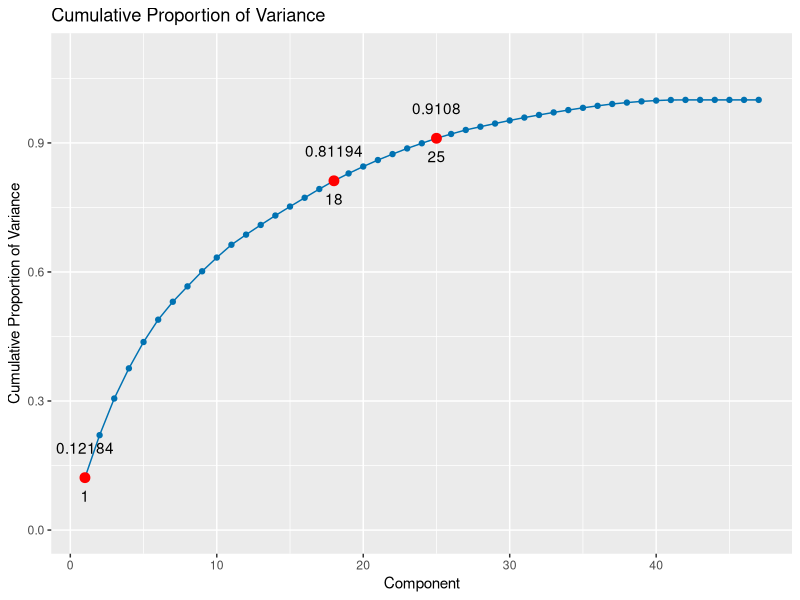
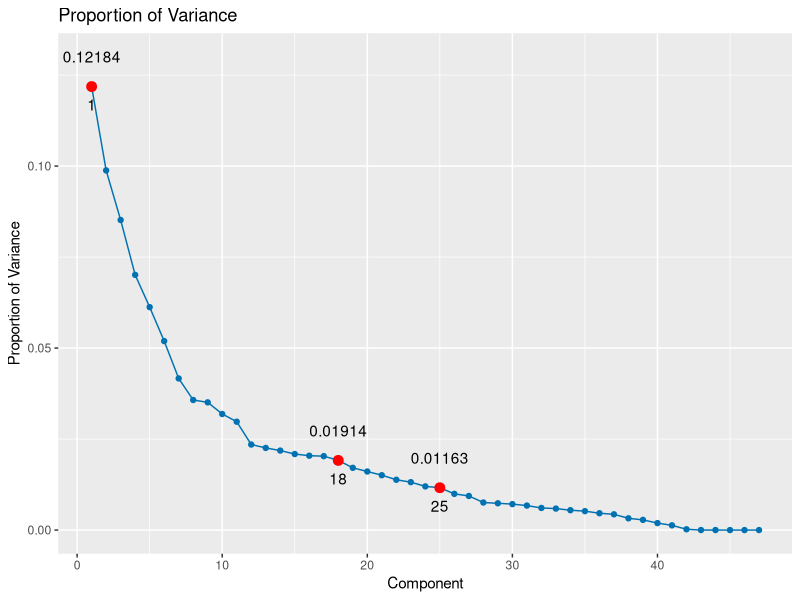
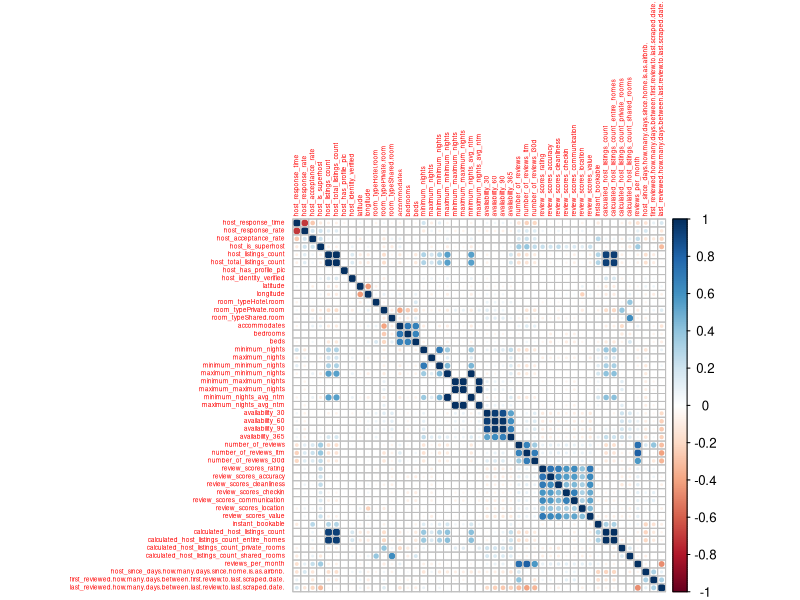
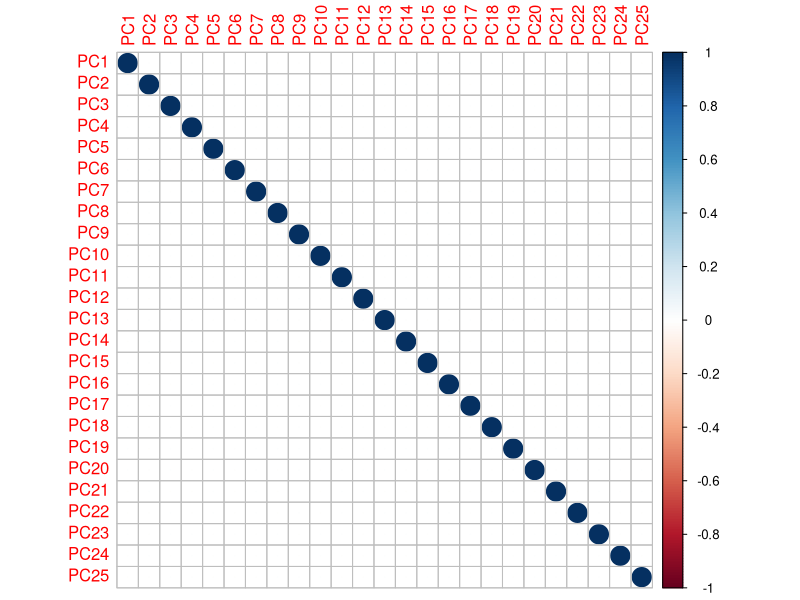
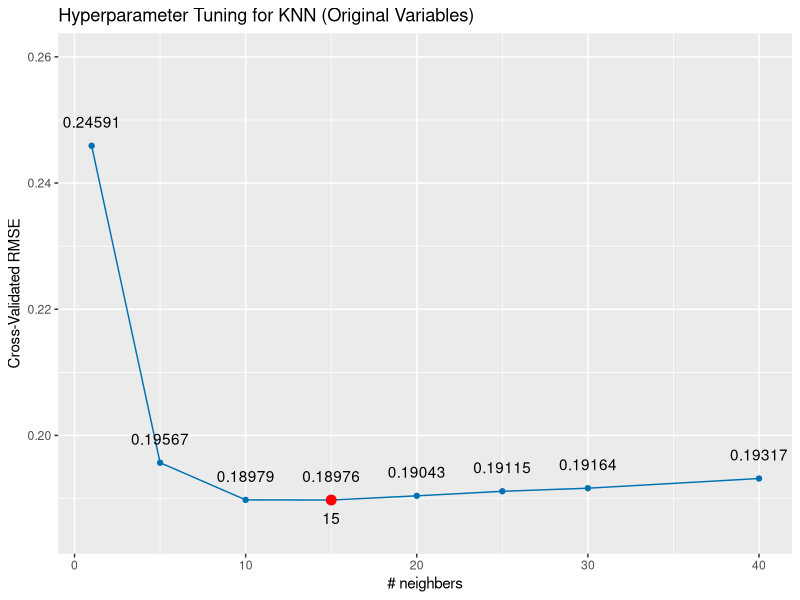
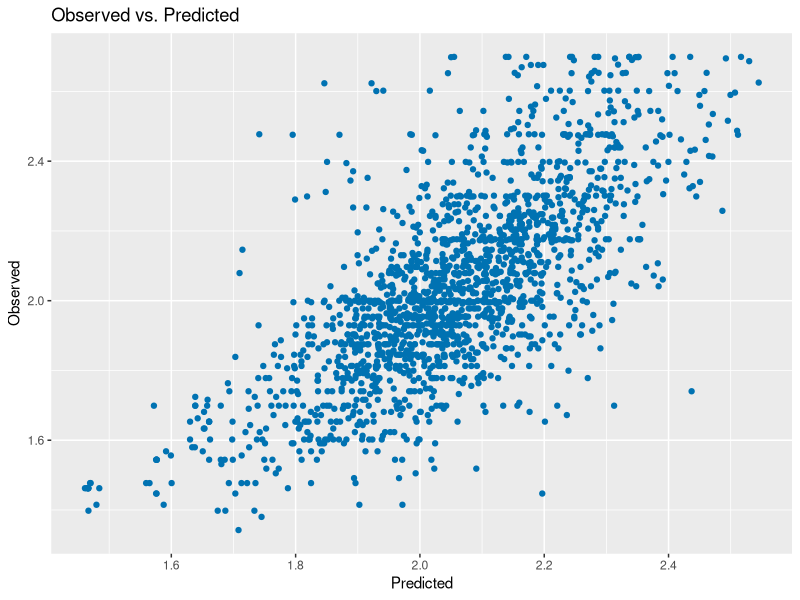
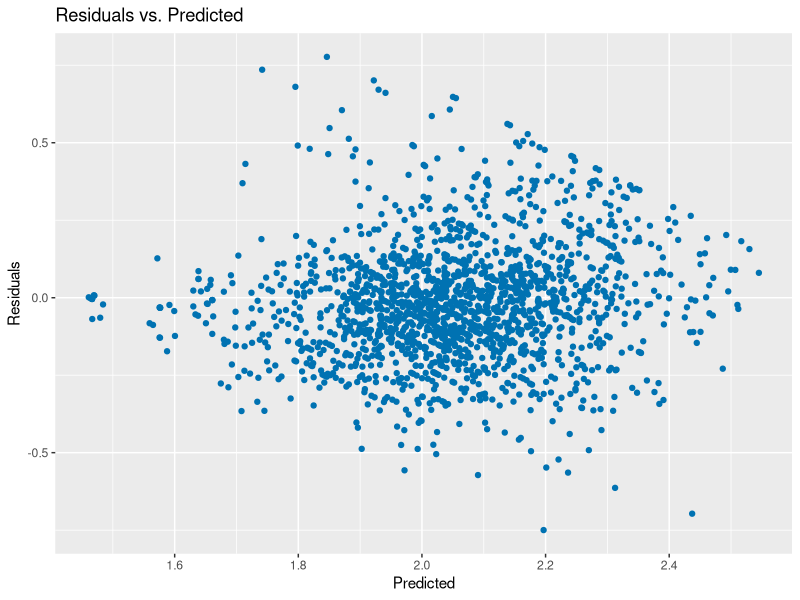
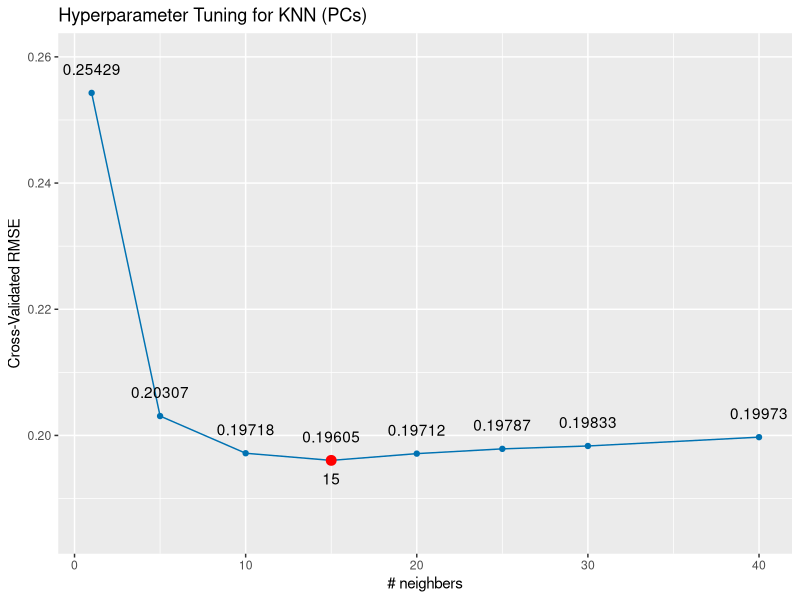

Here is the R script that generated these plots, in order: (Note: this script raises an error after producing the figures.)
## ---- chunk 1
knitr::opts_chunk$set(echo = TRUE)
## ---- chunk 2
library(tidyverse)
library(caret)
library(ggplot2)
## ---- chunk 3
data <- read.csv("cleaning_data.csv")
data <- subset(data, select = -c(property_type))
X <- subset(data, select = -c(id, price))
y <- data$price
dim(X)
cat(dim(X)[2]," predictor are selected in this project:\n")
paste(names(X), collapse=', ' )
## ---- chunk 4
dmy <- dummyVars(" ~ .", data = X, fullRank = T)
X <- data.frame(predict(dmy, newdata = X))
dim(X)
## ---- chunk 5
sum(is.na(X))
nearZeroVar(X,freqCut = 100/0)
names(X)[nearZeroVar(X,freqCut = 100/0)]
X <- X[,-25]
dim(X)
## ---- chunk 6
set.seed(123)
train_ind <- sample(seq_len(nrow(X)), size = 0.75*nrow(X))
trainX <- X[train_ind, ]
trainY <- y[train_ind]
testX <- X[-train_ind, ]
testY <- y[-train_ind]
cat("Number of instances in training set:",length(trainY),"\n")
cat("Number of instances in test set:",length(testY))
## ---- chunk 7
# Apply PCA
PCA <- prcomp(trainX,center = TRUE, scale = TRUE)
PCA_Result <- data.frame(summary(PCA)[["importance"]]) 
PCA_Result <- as.data.frame(t(as.matrix(PCA_Result)))
PCA_Result$Eigenvalues <- PCA[["sdev"]]^2
PCA_Result$PC <- 1:dim(PCA_Result)[1]
PCA_Result


# The eigenvalues of the covariance/correlation matrix
# PCA[["sdev"]]^2
# The standard deviations of the principal components/ the square roots of the eigenvalues
# PCA[["sdev"]]
# The eigenvector of each PC
eigenvector <- as.data.frame(PCA[["rotation"]])
eigenvector
paste(row.names(eigenvector), collapse=', ' ) # predictor names

# The index of the PC of which Cumulative Proportion greater than 0.8
PC80 <- min(which((PCA_Result$`Cumulative Proportion`>0.8) == TRUE))
PCA_Result$`Cumulative Proportion`[PC80]
# The index of the PC of which Cumulative Proportion greater than 0.9
PC90 <- min(which((PCA_Result$`Cumulative Proportion`>0.9) == TRUE))
PCA_Result$`Cumulative Proportion`[PC90]


## Cumulative Proportion of Variance Plot
ggplot(data = PCA_Result, mapping = aes(x = PC, y = `Cumulative Proportion`)) +
  geom_line(color = "#0072B2") +
  geom_point(color = "#0072B2") +
  ylim(0, 1.1) +
  labs(x = "Component", y = "Cumulative Proportion of Variance", 
       title = "Cumulative Proportion of Variance") +
  geom_point(data=PCA_Result[c(1,PC80,PC90),], 
             aes(x = PC, y = `Cumulative Proportion`), colour="red", size=3) +
  geom_text(data=PCA_Result[c(1,PC80,PC90),], 
            aes(label = `Cumulative Proportion`), vjust = -2, show.legend = FALSE) +
  geom_text(data=PCA_Result[c(1,PC80,PC90),], 
            aes(label = PC), vjust = 2, show.legend = FALSE)

## Proportion of Variance Plot
ggplot(data = PCA_Result, mapping = aes(x = PC, y = `Proportion of Variance`)) +
  geom_line(color = "#0072B2") +
  geom_point(color = "#0072B2") +
  ylim(0, 0.13) +
  labs(x = "Component", y = "Proportion of Variance", 
       title = "Proportion of Variance") +
  geom_point(data=PCA_Result[c(1,PC80,PC90),], 
             aes(x = PC, y = `Proportion of Variance`), colour="red", size=3) +
  geom_text(data=PCA_Result[c(1,PC80,PC90),], 
            aes(label = `Proportion of Variance`), vjust = -2, show.legend = FALSE) +
  geom_text(data=PCA_Result[c(1,PC80,PC90),], 
            aes(label = PC), vjust = 2, show.legend = FALSE)

## Result: only use the first 25 PCs with a Cumulative Proportion greater than 0.9
trainX_PCA <- data.frame(predict(PCA, newdata = trainX)[,1:PC90])
testX_PCA <- data.frame(predict(PCA, newdata = testX)[,1:PC90])
## ---- chunk 8
## To filter on correlations, we first get the correlation matrix for the predictor set
library(corrplot)
segCorr <- cor(trainX)
corrplot(segCorr,tl.cex = .4)

segCorr_PCA <- cor(trainX_PCA)
corrplot(segCorr_PCA)

## ---- chunk 9
ctrl <- trainControl(method = "cv", 
                     number = 10,
                     savePredictions = TRUE)
## ---- chunk 10
# fit the model
set.seed(100)
knnGrid <- expand.grid(k = c(1,5, 10,15, 20,25, 30,40))
knnModel <- train(x=trainX, 
                 y=trainY, 
                 method="knn",
                 metric = "RMSE",
                 preProc=c("center","scale"),
                 tuneGrid = knnGrid,
                 trControl=ctrl)

knnModel
## ---- chunk 11
# Variable importance: 
# The importance of each predictor is evaluated individually using a “filter” approach.
# knnImp <- varImp(knnModel, scale = FALSE)
# plot(knnImp, top = 15, scales = list(y = list(cex = .95)), main = "Variable Importance for knn Model(Original Variables)")

# Plot of Model Tuning
knnBest <- knnModel$bestTune[[1]]
knnResults <- knnModel$results
knnResults

ggplot(data = knnResults, mapping = aes(x = k, y = RMSE)) +
  geom_line(color = "#0072B2") +
  geom_point(color = "#0072B2") +
  ylim(0.185, 0.26) +
  geom_text(aes(label = round(RMSE,5)), vjust = -1.5, show.legend = FALSE) +
  labs(x = "# neighbers", y = "Cross-Validated RMSE", 
       title = "Hyperparameter Tuning for KNN (Original Variables)") +
  geom_point(data=knnResults[knnResults$k==knnBest,], aes(x = k, y = RMSE), colour="red", size=3) +
  geom_text(data=knnResults[knnResults$k==knnBest,],
            aes(label = k), vjust = 2, show.legend = FALSE)
  

# Prediction on test set
knn_pred <- data.frame(predict(knnModel,newdata = testX))
knn_pred <- knn_pred %>%
  rename(Prediction = names(knn_pred)) %>%
  bind_cols(data.frame(Observation = testY)) %>%
  mutate(Residual = Observation-Prediction)

# Validation on test set
knnPR <- data.frame(postResample(pred=knn_pred$Prediction, obs=knn_pred$Observation))
knnPR <- as.data.frame(t(as.matrix(knnPR)),row.names = 1)
knnPR$Model <- "KNN" 
knnPR$PCA <- "No"
knnPR$Hyperparameter <- "k=15"
knnPR
knnPR


# plot
ggplot(data = knn_pred, mapping = aes(x = Prediction, y = Observation)) +
  geom_point(color = "#0072B2") +
  labs(x = "Predicted", y = "Observed", 
       title = "Observed vs. Predicted ")
ggplot(data = knn_pred, mapping = aes(x = Prediction, y = Residual)) +
  geom_point(color = "#0072B2") +
  labs(x = "Predicted", y = "Residuals", 
       title = "Residuals vs. Predicted ")
## ---- chunk 12
# fit the model
set.seed(100)
knnGrid <- expand.grid(k = c(1,5, 10,15, 20,25, 30,40))
knnModel_PCA <- train(x=trainX_PCA, 
                 y=trainY, 
                 method="knn",
                 metric = "RMSE",
                 preProc=c("center","scale"),
                 tuneGrid = knnGrid,
                 trControl=ctrl)

knnModel_PCA
## ---- chunk 13
# Variable importance: 
# The importance of each predictor is evaluated individually using a “filter” approach.
# knnImp <- varImp(knnModel, scale = FALSE)
# plot(knnImp, top = 15, scales = list(y = list(cex = .95)), main = "Variable Importance for knn Model(Original Variables)")

# Plot of Model Tuning
knnBest_PCA <- knnModel_PCA$bestTune[[1]]
knnResults_PCA <- knnModel_PCA$results
knnResults_PCA

ggplot(data = knnResults_PCA, mapping = aes(x = k, y = RMSE)) +
  geom_line(color = "#0072B2") +
  geom_point(color = "#0072B2") +
  ylim(0.185, 0.26) +
  geom_text(aes(label = round(RMSE,5)), vjust = -1.5, show.legend = FALSE) +
  labs(x = "# neighbers", y = "Cross-Validated RMSE", 
       title = "Hyperparameter Tuning for KNN (PCs)") +
  geom_point(data=knnResults_PCA[knnResults_PCA$k==knnBest_PCA,], 
             aes(x = k, y = RMSE), colour="red", size=3) +
  geom_text(data=knnResults_PCA[knnResults_PCA$k==knnBest_PCA,],
            aes(label = k), vjust = 2, show.legend = FALSE)
  

# Prediction on test set
knn_pred_PCA <- data.frame(predict(knnModel_PCA,newdata = testX_PCA))
knn_pred_PCA <- knn_pred_PCA %>%
  rename(Prediction = names(knn_pred_PCA)) %>%
  bind_cols(data.frame(Observation = testY)) %>%
  mutate(Residual = Observation-Prediction)

# Validation on test set
knnPR_PCA <- data.frame(postResample(pred=knn_pred_PCA$Prediction, obs=knn_pred_PCA$Observation))
knnPR_PCA <- as.data.frame(t(as.matrix(knnPR_PCA)),row.names = 1)
knnPR_PCA$Model <- "KNN" 
knnPR_PCA$PCA <- "Yes"
knnPR_PCA$Hyperparameter <- "k=15"
knnPR_PCA


# plot
ggplot(data = knn_pred_PCA, mapping = aes(x = Prediction, y = Observation)) +
  geom_point(color = "#0072B2") +
  labs(x = "Predicted", y = "Observed", 
       title = "Observed vs. Predicted ")
ggplot(data = knn_pred_PCA, mapping = aes(x = Prediction, y = Residual)) +
  geom_point(color = "#0072B2") +
  labs(x = "Predicted", y = "Residuals", 
       title = "Residuals vs. Predicted ")
## ---- chunk 14
library(kernlab)
set.seed(100)
sigmaRange_PCA <- sigest(as.matrix(trainX_PCA))
svmRGrid_PCA <- expand.grid(sigma =  as.vector(sigmaRange)[1],
                            C = 2^(-1:7))
svmRModel_PCA <- train(x=trainX_PCA, y=trainY, 
                  method="svmRadial", 
                  metric = "RMSE",
                  preProc=c("center", "scale"), 
                  tuneGrid = svmRGrid_PCA,
                  trControl = ctrl,
                  type = "eps-svr",
                  epsilon = 0.1)
svmRModel_PCA
## ---- chunk 15
# Plot of Model Tuning
svmRBest_PCA <- svmRModel_PCA$bestTune$C
svmRResults_PCA <- svmRModel_PCA$results
svmRResults_PCA

ggplot(data = svmRResults_PCA, mapping = aes(x = C, y = RMSE)) +
  geom_line(color = "#0072B2") +
  geom_point(color = "#0072B2") +
  ylim(0.172, 0.182) +
  geom_text(aes(label = round(RMSE,5)), vjust = -1.5, show.legend = FALSE) +
  labs(x = "Cost", y = "Cross-Validated RMSE", 
       title = "Hyperparameter Tuning for svmR (PCs)") +
  geom_point(data=svmRResults_PCA[svmRResults_PCA$C==svmRBest_PCA,], aes(x = C, y = RMSE), colour="red", size=3) +
  geom_text(data=svmRResults_PCA[svmRResults_PCA$C==svmRBest_PCA,],
            aes(label = C), vjust = 2, show.legend = FALSE)
  

# Prediction on test set
svmR_pred_PCA <- data.frame(predict(svmRModel_PCA,newdata = testX_PCA))
svmR_pred_PCA <- svmR_pred_PCA %>%
  rename(Prediction = names(svmR_pred_PCA)) %>%
  bind_cols(data.frame(Observation = testY)) %>%
  mutate(Residual = Observation-Prediction)

# Validation on test set
svmRPR_PCA <- data.frame(postResample(pred=svmR_pred_PCA$Prediction, obs=svmR_pred_PCA$Observation))
svmRPR_PCA <- as.data.frame(t(as.matrix(svmRPR_PCA)),row.names = 1)
svmRPR_PCA$Model <- "svmR" 
svmRPR_PCA$PCA <- "Yes"
svmRPR_PCA$Hyperparameter <- "sigma = 0.006107379 and C = 32"
svmRPR_PCA


# plot
ggplot(data = svmR_pred_PCA, mapping = aes(x = Prediction, y = Observation)) +
  geom_point(color = "#0072B2") +
  labs(x = "Predicted", y = "Observed", 
       title = "Observed vs. Predicted ")
ggplot(data = svmR_pred_PCA, mapping = aes(x = Prediction, y = Residual)) +
  geom_point(color = "#0072B2") +
  labs(x = "Predicted", y = "Residuals", 
       title = "Residuals vs. Predicted ")
## ---- chunk 16
set.seed(100)
svmPGrid_PCA <-  expand.grid(degree = 1:2, # linear or quadratic
                         scale = c(0.01,0.001,0.005),
                         C = 2^(-4:5)) # smaller c: simpler model
svmPModel_PCA <- train(x = trainX_PCA, y = trainY,
                 method = "svmPoly",
                 metric = "RMSE",
                 preProc = c("center", "scale"),
                 tuneGrid = svmPGrid_PCA,
                 trControl = ctrl,
                 type = "eps-svr",
                 epsilon = 0.1)
svmPModel_PCA
## ---- chunk 17
# Plot of Model Tuning
svmPBest_PCA <- svmPModel_PCA$bestTune$C
svmPResults_PCA <- svmPModel_PCA$results
svmPResults_PCA

plot(svmPModel_PCA,  ylab = "Cross-Validated RMSE")

# Prediction on test set
svmP_pred_PCA <- data.frame(predict(svmPModel_PCA,newdata = testX_PCA))
svmP_pred_PCA <- svmP_pred_PCA %>%
  rename(Prediction = names(svmP_pred_PCA)) %>%
  bind_cols(data.frame(Observation = testY)) %>%
  mutate(Residual = Observation-Prediction)
# remove the extreme outlier
svmP_pred_PCA[svmP_pred$Prediction < -100,]
svmP_pred2_PCA <- svmP_pred_PCA[svmP_pred_PCA$Prediction > -100,]

# Validation on test set
svmPPR_PCA <- data.frame(postResample(pred=svmP_pred_PCA$Prediction, obs=svmP_pred_PCA$Observation))
svmPPR_PCA <- as.data.frame(t(as.matrix(svmPPR_PCA)),row.names = 1)
svmPPR_PCA$Model <- "svmP" 
svmPPR_PCA$PCA <- "Yes"
svmPPR_PCA$Hyperparameter <- ""
svmPPR_PCA
# Validation on test set
svmPPR2_PCA <- data.frame(postResample(pred=svmP_pred2_PCA$Prediction, obs=svmP_pred2_PCA$Observation))
svmPPR2_PCA <- as.data.frame(t(as.matrix(svmPPR2_PCA)),row.names = 1)
svmPPR2_PCA$Model <- "svmP" 
svmPPR2_PCA$PCA <- "Yes"
svmPPR2_PCA$Hyperparameter <- "degree = 2, scale = 0.01 and C = 1"
svmPPR2_PCA

# plot
ggplot(data = svmP_pred_PCA, mapping = aes(x = Prediction, y = Observation)) +
  geom_point(color = "#0072B2") +
  labs(x = "Predicted", y = "Observed", 
       title = "Observed vs. Predicted ")
ggplot(data = svmP_pred_PCA, mapping = aes(x = Prediction, y = Residual)) +
  geom_point(color = "#0072B2") +
  labs(x = "Predicted", y = "Residuals", 
       title = "Residuals vs. Predicted ")

ggplot(data = svmP_pred2_PCA, mapping = aes(x = Prediction, y = Observation)) +
  geom_point(color = "#0072B2") +
  labs(x = "Predicted", y = "Observed", 
       title = "Observed vs. Predicted ")
ggplot(data = svmP_pred2_PCA, mapping = aes(x = Prediction, y = Residual)) +
  geom_point(color = "#0072B2") +
  labs(x = "Predicted", y = "Residuals", 
       title = "Residuals vs. Predicted ")
## ---- chunk 18
library(nnet)
nnGrid = expand.grid(decay=c(0,0.01,0.1), size=1:10 )
set.seed(100)
nnetModel = train(x=trainX, y=trainY, 
                  method="nnet", 
                  preProc=c("center", "scale"),
                  linout=TRUE, trace=FALSE, 
                  MaxNWts=10 * (ncol(trainX)+1) + 10 + 1, 
                  maxit=500, 
                  tuneGrid = nnGrid,
                  trControl = ctrl)
nnetModel  
## ---- chunk 19
# Plot of Model Tuning
nnetBest <- nnetModel$bestTune
nnetResults <- nnetModel$results
nnetResults

plot(nnetModel,  ylab = "Cross-Validated RMSE")

# Prediction on test set
nnet_pred <- data.frame(predict(nnetModel,newdata = testX))
nnet_pred <- nnet_pred %>%
  rename(Prediction = names(nnet_pred)) %>%
  bind_cols(data.frame(Observation = testY)) %>%
  mutate(Residual = Observation-Prediction)

# Validation on test set
nnetPR <- data.frame(postResample(pred=nnet_pred$Prediction, obs=nnet_pred$Observation))
nnetPR <- as.data.frame(t(as.matrix(nnetPR)),row.names = 1)
nnetPR$Model <- "nnet" 
nnetPR$PCA <- "No"
nnetPR$Hyperparameter <- "size = 7 and decay = 0.01"
nnetPR


# plot
ggplot(data = nnet_pred, mapping = aes(x = Prediction, y = Observation)) +
  geom_point(color = "#0072B2") +
  labs(x = "Predicted", y = "Observed", 
       title = "Observed vs. Predicted ")
ggplot(data = nnet_pred, mapping = aes(x = Prediction, y = Residual)) +
  geom_point(color = "#0072B2") +
  labs(x = "Predicted", y = "Residuals", 
       title = "Residuals vs. Predicted ")
## ---- chunk 20
library(nnet)
avNNetGrid = expand.grid(decay=c(0,0.01,0.1), size=1:10 , bag = 20)
set.seed(100)
avNNetModel = train(x=trainX, y=trainY, 
                  method="avNNet", 
                  preProc=c("center", "scale"),
                  linout=TRUE, trace=FALSE, 
                  MaxNWts=10 * (ncol(trainX)+1) + 10 + 1, 
                  maxit=500, 
                  tuneGrid = avNNetGrid,
                  trControl = ctrl)
avNNetModel  
## ---- chunk 21
# Plot of Model Tuning
avNNetBest <- avNNetModel$bestTune
avNNetResults <- avNNetModel$results
avNNetResults

plot(avNNetModel,  ylab = "Cross-Validated RMSE")

# Prediction on test set
avNNet_pred <- data.frame(predict(avNNetModel,newdata = testX))
avNNet_pred <- avNNet_pred %>%
  rename(Prediction = names(avNNet_pred)) %>%
  bind_cols(data.frame(Observation = testY)) %>%
  mutate(Residual = Observation-Prediction)

# Validation on test set
avNNetPR <- data.frame(postResample(pred=avNNet_pred$Prediction, obs=avNNet_pred$Observation))
avNNetPR <- as.data.frame(t(as.matrix(avNNetPR)),row.names = 1)
avNNetPR$Model <- "avNNet" 
avNNetPR$PCA <- "No"
avNNetPR$Hyperparameter <- ""
avNNetPR


# plot
ggplot(data = avNNet_pred, mapping = aes(x = Prediction, y = Observation)) +
  geom_point(color = "#0072B2") +
  labs(x = "Predicted", y = "Observed", 
       title = "Observed vs. Predicted ")
ggplot(data = avNNet_pred, mapping = aes(x = Prediction, y = Residual)) +
  geom_point(color = "#0072B2") +
  labs(x = "Predicted", y = "Residuals", 
       title = "Residuals vs. Predicted ")
## ---- chunk 22
library(nnet)
nnGrid = expand.grid(decay=c(0,0.01,0.1), size=1:10 )
set.seed(100)
nnetModel_PCA = train(x=trainX_PCA, y=trainY, 
                  method="nnet", 
                  preProc=c("center", "scale"),
                  linout=TRUE, trace=FALSE, 
                  MaxNWts=10 * (ncol(trainX_PCA)+1) + 10 + 1, 
                  maxit=500, 
                  tuneGrid = nnGrid,
                  trControl = ctrl)
nnetModel_PCA  
## ---- chunk 23
# Plot of Model Tuning
nnetBest_PCA <- nnetModel_PCA$bestTune
nnetResults_PCA <- nnetModel_PCA$results
nnetResults_PCA

plot(nnetModel_PCA,  ylab = "Cross-Validated RMSE")

# Prediction on test set
nnet_pred_PCA <- data.frame(predict(nnetModel_PCA,newdata = testX_PCA))
nnet_pred_PCA <- nnet_pred_PCA %>%
  rename(Prediction = names(nnet_pred_PCA)) %>%
  bind_cols(data.frame(Observation = testY)) %>%
  mutate(Residual = Observation-Prediction)

# Validation on test set
nnetPR_PCA <- data.frame(postResample(pred=nnet_pred_PCA$Prediction, obs=nnet_pred_PCA$Observation))
nnetPR_PCA <- as.data.frame(t(as.matrix(nnetPR_PCA)),row.names = 1)
nnetPR_PCA$Model <- "nnet" 
nnetPR_PCA$PCA <- "Yes"
nnetPR_PCA$Hyperparameter <- "size = 7 and decay = 0.01"
nnetPR_PCA


# plot
ggplot(data = nnet_pred_PCA, mapping = aes(x = Prediction, y = Observation)) +
  geom_point(color = "#0072B2") +
  labs(x = "Predicted", y = "Observed", 
       title = "Observed vs. Predicted ")
ggplot(data = nnet_pred_PCA, mapping = aes(x = Prediction, y = Residual)) +
  geom_point(color = "#0072B2") +
  labs(x = "Predicted", y = "Residuals", 
       title = "Residuals vs. Predicted ")
## ---- chunk 24
library(nnet)
avNNetGrid = expand.grid(decay=c(0,0.01,0.1), size=1:10 , bag = 20)
set.seed(100)
avNNetModel_PCA = train(x=trainX_PCA, y=trainY, 
                  method="avNNet", 
                  preProc=c("center", "scale"),
                  linout=TRUE, trace=FALSE, 
                  MaxNWts=10 * (ncol(trainX_PCA)+1) + 10 + 1, 
                  maxit=500, 
                  tuneGrid = avNNetGrid,
                  trControl = ctrl)
avNNetModel_PCA  
## ---- chunk 25
# Plot of Model Tuning
avNNetBest_PCA <- avNNetModel_PCA$bestTune
avNNetResults_PCA <- avNNetModel_PCA$results
avNNetResults_PCA

plot(avNNetModel_PCA,  ylab = "Cross-Validated RMSE")

# Prediction on test set
avNNet_pred_PCA <- data.frame(predict(avNNetModel_PCA,newdata = testX_PCA))
avNNet_pred_PCA <- avNNet_pred_PCA %>%
  rename(Prediction = names(avNNet_pred_PCA)) %>%
  bind_cols(data.frame(Observation = testY)) %>%
  mutate(Residual = Observation-Prediction)

# Validation on test set
avNNetPR_PCA <- data.frame(postResample(pred=avNNet_pred_PCA$Prediction, obs=avNNet_pred_PCA$Observation))
avNNetPR_PCA <- as.data.frame(t(as.matrix(avNNetPR_PCA)),row.names = 1)
avNNetPR_PCA$Model <- "avNNet" 
avNNetPR_PCA$PCA <- "Yes"
avNNetPR_PCA$Hyperparameter <- ""
avNNetPR_PCA


# plot
ggplot(data = avNNet_pred_PCA, mapping = aes(x = Prediction, y = Observation)) +
  geom_point(color = "#0072B2") +
  labs(x = "Predicted", y = "Observed", 
       title = "Observed vs. Predicted ")
ggplot(data = avNNet_pred_PCA, mapping = aes(x = Prediction, y = Residual)) +
  geom_point(color = "#0072B2") +
  labs(x = "Predicted", y = "Residuals", 
       title = "Residuals vs. Predicted ")
## ---- chunk 26
theme1 <- trellis.par.get()
theme1$plot.symbol$col = rgb(.2, .2, .2, .4)
theme1$plot.symbol$pch = 16
theme1$plot.line$col = rgb(1, 0, 0, .7)
theme1$plot.line$lwd <- 2
trellis.par.set(theme1)
featurePlot(x = trainX[,c( "calculated_host_listings_count_private_rooms",
                          "number_of_reviews", "host_since_days.how.many.days.since.home.is.as.airbnb.",
                          "room_type.Private.room","beds","bedrooms","accommodates",
                          "longitude","calculated_host_listings_count_entire_homes",
                          "latitude")], 
            y = trainY, 
            plot = "scatter",
            type = c("p", "smooth"),
            span = .5,
            layout = c(5, 2))
## ---- chunk 27
heatscatter(x,y)
